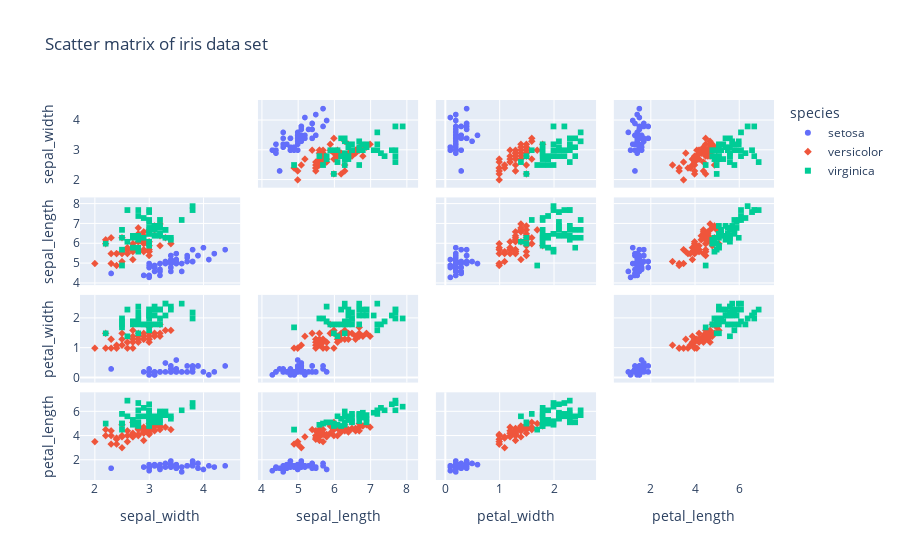

Write notebook code for a chart like this one.
### Code cell
fig.update_layout(xaxis_matches=None)

### Figure 1 — Plotly figure (JSON) as saved in the notebook; plotly's stock layout.template omitted (floating-point values rounded to 4 significant figures)
{"data": [{"diagonal": {"visible": false}, "dimensions": [{"axis": {"matches": true}, "label": "sepal_width", "values": [3.5, 3, 3.2, 3.1, 3.6, 3.9, 3.4, 3.4, 2.9, 3.1, 3.7, 3.4, 3, 3, 4, 4.4, 3.9, 3.5, 3.8, 3.8, 3.4, 3.7, 3.6, 3.3, 3.4, 3, 3.4, 3.5, 3.4, 3.2, 3.1, 3.4, 4.1, 4.2, 3.1, 3.2, 3.5, 3.1, 3, 3.4, 3.5, 2.3, 3.2, 3.5, 3.8, 3, 3.8, 3.2, 3.7, 3.3]}, {"axis": {"matches": true}, "label": "sepal_length", "values": [5.1, 4.9, 4.7, 4.6, 5, 5.4, 4.6, 5, 4.4, 4.9, 5.4, 4.8, 4.8, 4.3, 5.8, 5.7, 5.4, 5.1, 5.7, 5.1, 5.4, 5.1, 4.6, 5.1, 4.8, 5, 5, 5.2, 5.2, 4.7, 4.8, 5.4, 5.2, 5.5, 4.9, 5, 5.5, 4.9, 4.4, 5.1, 5, 4.5, 4.4, 5, 5.1, 4.8, 5.1, 4.6, 5.3, 5]}, {"axis": {"matches": true}, "label": "petal_width", "values": [0.2, 0.2, 0.2, 0.2, 0.2, 0.4, 0.3, 0.2, 0.2, 0.1, 0.2, 0.2, 0.1, 0.1, 0.2, 0.4, 0.4, 0.3, 0.3, 0.3, 0.2, 0.4, 0.2, 0.5, 0.2, 0.2, 0.4, 0.2, 0.2, 0.2, 0.2, 0.4, 0.1, 0.2, 0.1, 0.2, 0.2, 0.1, 0.2, 0.2, 0.3, 0.3, 0.2, 0.6, 0.4, 0.3, 0.2, 0.2, 0.2, 0.2]}, {"axis": {"matches": true}, "label": "petal_length", "values": [1.4, 1.4, 1.3, 1.5, 1.4, 1.7, 1.4, 1.5, 1.4, 1.5, 1.5, 1.6, 1.4, 1.1, 1.2, 1.5, 1.3, 1.4, 1.7, 1.5, 1.7, 1.5, 1, 1.7, 1.9, 1.6, 1.6, 1.5, 1.4, 1.6, 1.6, 1.5, 1.5, 1.4, 1.5, 1.2, 1.3, 1.5, 1.3, 1.5, 1.3, 1.3, 1.3, 1.6, 1.9, 1.4, 1.6, 1.4, 1.5, 1.4]}], "hovertemplate": "species=setosa<br>%{xaxis.title.text}=%{x}<br>%{yaxis.title.text}=%{y}<extra></extra>", "legendgroup": "setosa", "marker": {"color": "#636efa", "symbol": "circle"}, "name": "setosa", "showlegend": true, "type": "splom"}, {"diagonal": {"visible": false}, "dimensions": [{"axis": {"matches": true}, "label": "sepal_width", "values": [3.2, 3.2, 3.1, 2.3, 2.8, 2.8, 3.3, 2.4, 2.9, 2.7, 2, 3, 2.2, 2.9, 2.9, 3.1, 3, 2.7, 2.2, 2.5, 3.2, 2.8, 2.5, 2.8, 2.9, 3, 2.8, 3, 2.9, 2.6, 2.4, 2.4, 2.7, 2.7, 3, 3.4, 3.1, 2.3, 3, 2.5, 2.6, 3, 2.6, 2.3, 2.7, 3, 2.9, 2.9, 2.5, 2.8]}, {"axis": {"matches": true}, "label": "sepal_length", "values": [7, 6.4, 6.9, 5.5, 6.5, 5.7, 6.3, 4.9, 6.6, 5.2, 5, 5.9, 6, 6.1, 5.6, 6.7, 5.6, 5.8, 6.2, 5.6, 5.9, 6.1, 6.3, 6.1, 6.4, 6.6, 6.8, 6.7, 6, 5.7, 5.5, 5.5, 5.8, 6, 5.4, 6, 6.7, 6.3, 5.6, 5.5, 5.5, 6.1, 5.8, 5, 5.6, 5.7, 5.7, 6.2, 5.1, 5.7]}, {"axis": {"matches": true}, "label": "petal_width", "values": [1.4, 1.5, 1.5, 1.3, 1.5, 1.3, 1.6, 1, 1.3, 1.4, 1, 1.5, 1, 1.4, 1.3, 1.4, 1.5, 1, 1.5, 1.1, 1.8, 1.3, 1.5, 1.2, 1.3, 1.4, 1.4, 1.7, 1.5, 1, 1.1, 1, 1.2, 1.6, 1.5, 1.6, 1.5, 1.3, 1.3, 1.3, 1.2, 1.4, 1.2, 1, 1.3, 1.2, 1.3, 1.3, 1.1, 1.3]}, {"axis": {"matches": true}, "label": "petal_length", "values": [4.7, 4.5, 4.9, 4, 4.6, 4.5, 4.7, 3.3, 4.6, 3.9, 3.5, 4.2, 4, 4.7, 3.6, 4.4, 4.5, 4.1, 4.5, 3.9, 4.8, 4, 4.9, 4.7, 4.3, 4.4, 4.8, 5, 4.5, 3.5, 3.8, 3.7, 3.9, 5.1, 4.5, 4.5, 4.7, 4.4, 4.1, 4, 4.4, 4.6, 4, 3.3, 4.2, 4.2, 4.2, 4.3, 3, 4.1]}], "hovertemplate": "species=versicolor<br>%{xaxis.title.text}=%{x}<br>%{yaxis.title.text}=%{y}<extra></extra>", "legendgroup": "versicolor", "marker": {"color": "#EF553B", "symbol": "diamond"}, "name": "versicolor", "showlegend": true, "type": "splom"}, {"diagonal": {"visible": false}, "dimensions": [{"axis": {"matches": true}, "label": "sepal_width", "values": [3.3, 2.7, 3, 2.9, 3, 3, 2.5, 2.9, 2.5, 3.6, 3.2, 2.7, 3, 2.5, 2.8, 3.2, 3, 3.8, 2.6, 2.2, 3.2, 2.8, 2.8, 2.7, 3.3, 3.2, 2.8, 3, 2.8, 3, 2.8, 3.8, 2.8, 2.8, 2.6, 3, 3.4, 3.1, 3, 3.1, 3.1, 3.1, 2.7, 3.2, 3.3, 3, 2.5, 3, 3.4, 3]}, {"axis": {"matches": true}, "label": "sepal_length", "values": [6.3, 5.8, 7.1, 6.3, 6.5, 7.6, 4.9, 7.3, 6.7, 7.2, 6.5, 6.4, 6.8, 5.7, 5.8, 6.4, 6.5, 7.7, 7.7, 6, 6.9, 5.6, 7.7, 6.3, 6.7, 7.2, 6.2, 6.1, 6.4, 7.2, 7.4, 7.9, 6.4, 6.3, 6.1, 7.7, 6.3, 6.4, 6, 6.9, 6.7, 6.9, 5.8, 6.8, 6.7, 6.7, 6.3, 6.5, 6.2, 5.9]}, {"axis": {"matches": true}, "label": "petal_width", "values": [2.5, 1.9, 2.1, 1.8, 2.2, 2.1, 1.7, 1.8, 1.8, 2.5, 2, 1.9, 2.1, 2, 2.4, 2.3, 1.8, 2.2, 2.3, 1.5, 2.3, 2, 2, 1.8, 2.1, 1.8, 1.8, 1.8, 2.1, 1.6, 1.9, 2, 2.2, 1.5, 1.4, 2.3, 2.4, 1.8, 1.8, 2.1, 2.4, 2.3, 1.9, 2.3, 2.5, 2.3, 1.9, 2, 2.3, 1.8]}, {"axis": {"matches": true}, "label": "petal_length", "values": [6, 5.1, 5.9, 5.6, 5.8, 6.6, 4.5, 6.3, 5.8, 6.1, 5.1, 5.3, 5.5, 5, 5.1, 5.3, 5.5, 6.7, 6.9, 5, 5.7, 4.9, 6.7, 4.9, 5.7, 6, 4.8, 4.9, 5.6, 5.8, 6.1, 6.4, 5.6, 5.1, 5.6, 6.1, 5.6, 5.5, 4.8, 5.4, 5.6, 5.1, 5.1, 5.9, 5.7, 5.2, 5, 5.2, 5.4, 5.1]}], "hovertemplate": "species=virginica<br>%{xaxis.title.text}=%{x}<br>%{yaxis.title.text}=%{y}<extra></extra>", "legendgroup": "virginica", "marker": {"color": "#00cc96", "symbol": "square"}, "name": "virginica", "showlegend": true, "type": "splom"}], "layout": {"dragmode": "select", "legend": {"title": {"text": "species"}, "tracegroupgap": 0}, "title": {"text": "Scatter matrix of iris data set"}}}
